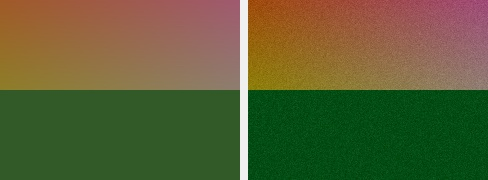
#> input picture samples/landscape_cinematic_teal_orange.jpg, 488 x 180 px
$ python -i perceive.py   (imports and definitions only)
#> lines starting #> are read from the running program, lines starting #| are printed output that depends on the picture
#> further down, picture is the input picture: shape (180, 488, 3); mean B, G, R 53.1, 96, 91.3
"""Cheap scene cues for Look routing. No VLM, no extra weights."""

from __future__ import annotations

import cv2
import numpy as np

from app.jobs.store import asset_path
from app.renderers.photo_look import LOOKS


def _has_face(bgr: np.ndarray) -> bool:
    try:
        path = cv2.data.haarcascades + "haarcascade_frontalface_default.xml"
        cascade = cv2.CascadeClassifier(path)
        if cascade.empty():
            return False
        gray = cv2.cvtColor(bgr, cv2.COLOR_BGR2GRAY)
        faces = cascade.detectMultiScale(gray, 1.1, 4, minSize=(24, 24))
        return len(faces) > 0
    except Exception:
        return False


def classify_scene(bgr: np.ndarray) -> dict:
    hsv = cv2.cvtColor(bgr, cv2.COLOR_BGR2HSV)
#> hsv: shape (180, 488, 3); mean H, S, V 47.4, 163.2, 118.9
    mean_v = float(hsv[..., 2].mean())
#> mean_v = 118.9
    mean_s = float(hsv[..., 1].mean())
#> mean_s = 163.2
    mean_h = float(hsv[..., 0].mean())
#> mean_h = 47.37
    b_mean, g_mean, r_mean = [float(x) for x in cv2.mean(bgr)[:3]]
#> b_mean = 53.11; g_mean = 96; r_mean = 91.29
    face = _has_face(bgr)
#> in _has_face, `gray = cv2.cvtColor(bgr, cv2.COLOR_BGR2GRAY)`:
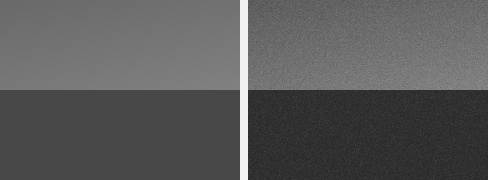
#> gray: shape (180, 488); min 34, max 240, mean 89.6
#> in _has_face, `faces = cascade.detectMultiScale(gray, 1.1, 4, minSize=(24, 24))`: faces = ()
#> face = False
    if mean_v < 55:
        scene = "night"
        suggest = "hk_night"
    elif face and r_mean >= b_mean:
        scene = "portrait"
        suggest = "film_portra"
    elif mean_h < 25 and mean_v > 90 and r_mean > b_mean + 15:
        scene = "golden"
        suggest = "golden_hour"
    elif mean_s < 45:
        scene = "muted"
        suggest = "cool_steel"
    elif b_mean > r_mean + 10:
        scene = "cool"
        suggest = "cinematic_teal_orange"
    else:
        scene = "landscape"
        suggest = "film_portra"
    return {
        "scene": scene,
        "suggest_style_id": suggest if suggest in LOOKS else "film_portra",
        "mean_v": round(mean_v, 2),
        "mean_s": round(mean_s, 2),
        "has_face": face,
        "actions": [f"apply_look:{suggest}", "keep_geometry"],
    }


def perceive_node(state: dict) -> dict:
    asset_id = state.get("asset_id")
    if not asset_id:
        return state
    bgr = cv2.imdecode(np.fromfile(str(asset_path(asset_id)), dtype=np.uint8), cv2.IMREAD_COLOR)
    if bgr is None:
        return {**state, "scene": "unknown"}
    info = classify_scene(bgr)
    style_id = state.get("style_id")
    reply = state.get("reply") or ""
    if not state.get("user_named_style") and not state.get("is_patch"):
        style_id = info["suggest_style_id"]
        name = LOOKS[style_id]["name"]
        reply = f"感知场景={info['scene']}，建议 Look {name}（{style_id}）。" + (
            "" if "将使用" in reply else f" {reply}"
        )
    return {
        **state,
        "style_id": style_id,
        "scene": info["scene"],
        "perceive": info,
        "reply": reply.strip(),
        "params": state.get("params") or {},
    }

>>> import cv2
>>> picture = cv2.imread('../../samples/landscape_cinematic_teal_orange.jpg')
>>> result = classify_scene(picture)
#> result = {'scene': 'landscape', 'suggest_style_id': 'film_portra', 'mean_v': 118.9, 'mean_s': 163.2, 'has_face': False, 'actions': ['apply_look:film_portra', 'keep_geometry']}
